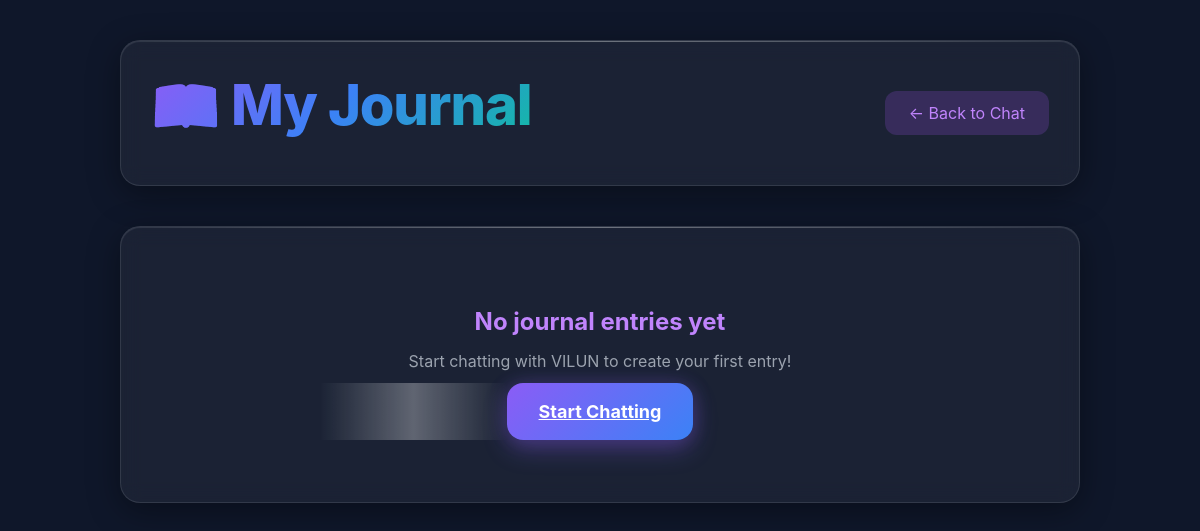
Page /journal (signed in) on the earlier database version.
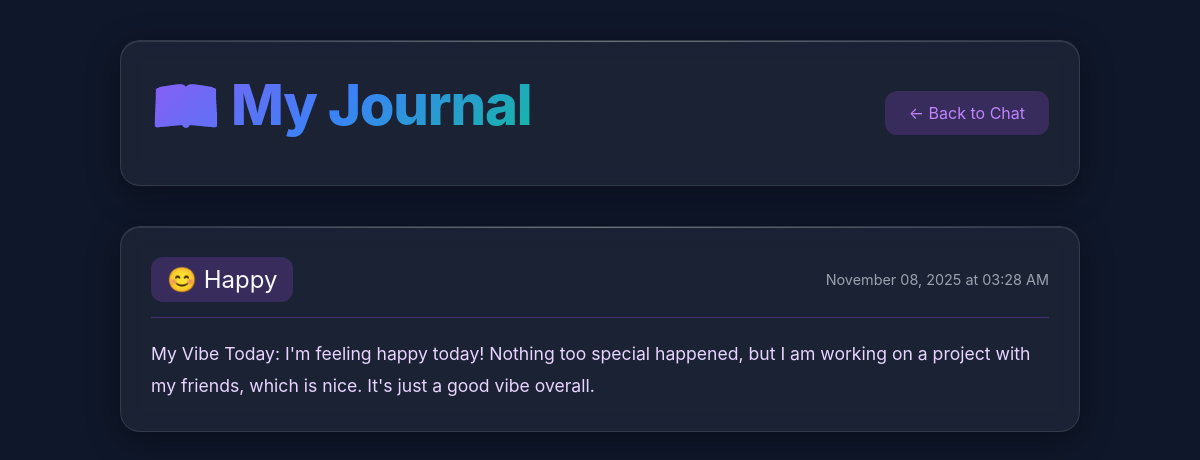
Same page on the later database version.
### models.py (models this page shows, shortened)
class Journal(db.Model):
    __tablename__ = 'journals'
    id = db.Column(db.Integer, primary_key=True)
    user_id = db.Column(db.Integer, db.ForeignKey('users.id'), nullable=False)
    mood = db.Column(db.String(50), nullable=False)
    summary = db.Column(db.Text, nullable=False)
    goal_progress = db.Column(db.Text, nullable=True)
    timestamp = db.Column(db.DateTime, default=datetime.utcnow)

### app.py (the view)
@app.route('/journal')
@login_required
def journal_view():
    journals = Journal.query.filter_by(user_id=current_user.id).order_by(Journal.timestamp.desc()).all()
    return render_template('journal.html', journals=journals)

### app.py (called while the page is built)
@login_manager.user_loader
def load_user(user_id):
    return User.query.get(int(user_id))

### templates/journal.html (shortened to what this page needs)
{% extends "base.html" %}
{% block content %}
<div class="journal-container">
    <div class="journal-header glass">
        <h1 class="glow-text">📖 My Journal</h1>
        <a href="{{ url_for('chatbot') }}" class="btn-back">← Back to Chat</a>
    </div>
    <div class="journal-entries">
        {% if journals %}
            {% for journal in journals %}
            <div class="journal-card glass fade-in">
                <div class="journal-header-info">
                    <span class="mood-badge">{{ journal.mood }}</span>
                    <span class="journal-date">{{ journal.timestamp.strftime('%B %d, %Y at %I:%M %p') }}</span>
                </div>
                <div class="journal-content">
                    <p>{{ journal.summary }}</p>
                </div>
            </div>
            {% endfor %}
        {% else %}
            <div class="empty-state glass">
                <h2>No journal entries yet</h2>
                <p>Start chatting with VILUN to create your first entry!</p>
                <a href="{{ url_for('chatbot') }}" class="btn-primary glow-btn">Start Chatting</a>
            </div>
        {% endif %}
    </div>
</div>
{% endblock %}

### templates/base.html (shortened to what this page needs)
<!DOCTYPE html>
<html lang="en">
<head>
    <link rel="stylesheet" href="{{ url_for('static', filename='css/main.css') }}">
</head>
<body>
    {% block content %}{% endblock %}
</body>
</html>

### static/css/main.css (style rules this page uses)
* { margin: 0; padding: 0; box-sizing: border-box; }
:root { --primary-purple: #8B5CF6; --secondary-blue: #3B82F6; --tertiary-teal: #14B8A6; --deep-bg: #0F172A; --card-bg: rgba(255, 255, 255, 0.03); --text-primary: #F8FAFC; --text-secondary: #CBD5E1; --glow-purple: rgba(139, 92, 246, 0.5); --glow-blue: rgba(59, 130, 246, 0.5); --glow-teal: rgba(20, 184, 166, 0.5); }
body { font-family: 'Inter', -apple-system, BlinkMacSystemFont, 'Segoe UI', sans-serif; background: var(--deep-bg); color: var(--text-primary); min-height: 100vh; overflow-x: hidden; position: relative; }
.glass { background: rgba(255, 255, 255, 0.05); backdrop-filter: blur(20px) saturate(180%); -webkit-backdrop-filter: blur(20px) saturate(180%); border: 1px solid rgba(255, 255, 255, 0.1); box-shadow: 0 8px 32px 0 rgba(0, 0, 0, 0.37), inset 0 1px 1px rgba(255, 255, 255, 0.1); position: relative; }
.glass::before { content: ''; position: absolute; top: 0; left: 0; right: 0; height: 1px; background: linear-gradient(90deg, transparent, rgba(255, 255, 255, 0.3), transparent); }
.glow-text { background: linear-gradient(135deg, var(--primary-purple), var(--secondary-blue), var(--tertiary-teal)); -webkit-background-clip: text; -webkit-text-fill-color: transparent; background-clip: text; font-size: clamp(2rem, 5vw, 3.5rem); font-weight: 800; letter-spacing: -0.02em; animation: shimmer 3s ease-in-out infinite; margin-bottom: 1rem; }

### templates/journal.html (style rules this page uses)
.journal-container { min-height: 100vh; padding: 40px 20px; max-width: 1000px; margin: 0 auto; }
.journal-header { display: flex; justify-content: space-between; align-items: center; padding: 30px; border-radius: 20px; margin-bottom: 40px; backdrop-filter: blur(10px); }
.btn-back { background: rgba(168, 85, 247, 0.2); padding: 12px 24px; border-radius: 12px; color: #c084fc; text-decoration: none; transition: all 0.3s; }
.journal-entries { display: flex; flex-direction: column; gap: 25px; }
.journal-card { padding: 30px; border-radius: 20px; backdrop-filter: blur(10px); animation: slideUp 0.5s ease-out; }
.journal-header-info { display: flex; justify-content: space-between; align-items: center; margin-bottom: 20px; padding-bottom: 15px; border-bottom: 1px solid rgba(168, 85, 247, 0.3); }
.mood-badge { font-size: 1.5rem; padding: 8px 16px; background: rgba(168, 85, 247, 0.2); border-radius: 12px; }
.journal-date { color: #9ca3af; font-size: 0.9rem; }
.journal-content p { color: #e9d5ff; line-height: 1.8; font-size: 1.1rem; }

Differences in the rows shown:
added Journal: mood "😊 Happy", timestamp "November 08, 2025 at 03:28 AM", summary "My Vibe Today: I'm feeling happy today! Nothing too special happened, but I am working on a project with my friends, which is nice. It's just a good vibe overall."
Other differences:
text no longer shown: "No journal entries yet Start chatting with VILUN to create your first entry! Start Chatting"
